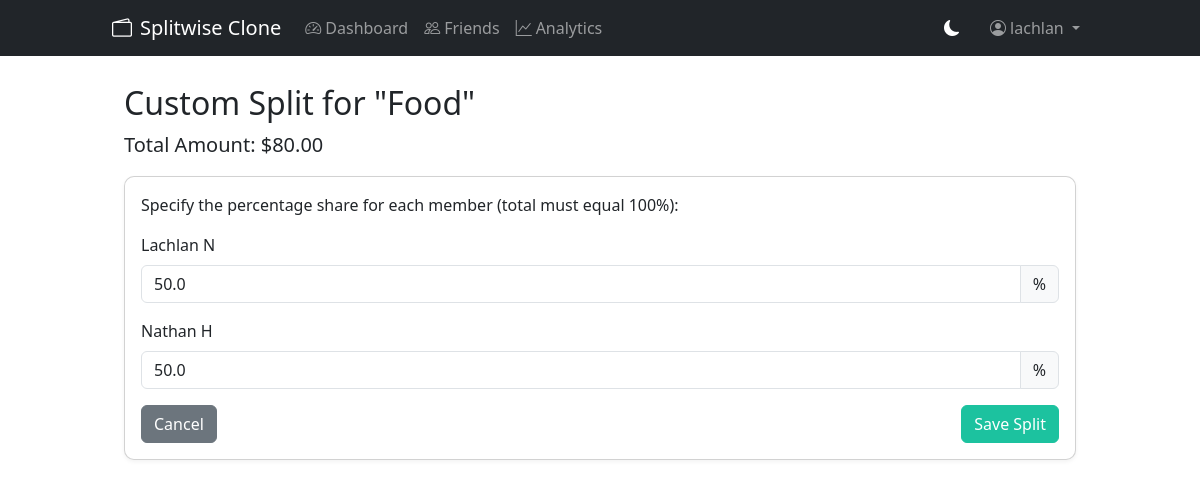
Page /expense/1/custom_split (signed in) on the committed database.
### models.py (models this page shows, shortened)
class User(UserMixin, db.Model):
    id = db.Column(db.Integer, primary_key=True)
    username = db.Column(db.String(80), unique=True, nullable=False)
    first_name = db.Column(db.String(50), nullable=True)
    last_name = db.Column(db.String(50), nullable=True)
    display_name = db.Column(db.String(100), nullable=True)
    email = db.Column(db.String(120), unique=True, nullable=True)
    password = db.Column(db.String(255), nullable=False)
    expenses_paid = db.relationship('Expense', back_populates='paid_by')
    groups = db.relationship('Group', secondary=group_members, back_populates='members')
    friends = db.relationship('User',
        secondary=friendships,
        primaryjoin='User.id==friendships.c.user_id',
        secondaryjoin='User.id==friendships.c.friend_id',
        lazy='dynamic'
    )
    friend_requests_sent = db.relationship('FriendRequest',
        foreign_keys='FriendRequest.sender_id',
        backref=db.backref('sender', lazy=True),
        lazy='dynamic'
    )
    friend_requests_received = db.relationship('FriendRequest',
        foreign_keys='FriendRequest.receiver_id',
        backref=db.backref('receiver', lazy=True),
        lazy='dynamic'
    )
    group_invites_received = db.relationship('GroupInvite',
        foreign_keys='GroupInvite.invitee_id',
        back_populates='invitee'
    )
    group_invites_sent = db.relationship('GroupInvite',
        foreign_keys='GroupInvite.inviter_id',
        back_populates='inviter'
    )

class Expense(db.Model):
    id = db.Column(db.Integer, primary_key=True)
    description = db.Column(db.String(200), nullable=False)
    amount = db.Column(db.Float, nullable=False)
    date = db.Column(db.DateTime, nullable=False, default=datetime.utcnow)
    timestamp = db.Column(db.DateTime, nullable=False, default=datetime.utcnow)  # Keep both for backward compatibility
    category = db.Column(db.String(50), nullable=False, default='Other')
    paid_by_id = db.Column(db.Integer, db.ForeignKey('user.id'), nullable=False)
    group_id = db.Column(db.Integer, db.ForeignKey('group.id'), nullable=False)
    paid_by = db.relationship('User', back_populates='expenses_paid')
    group = db.relationship('Group', back_populates='expenses')
    shares = db.relationship('ExpenseShare', back_populates='expense', cascade='all, delete-orphan')

### app.py (the view, shortened to what this page needs)
@app.route('/expense/<int:expense_id>/custom_split', methods=['GET', 'POST'])
@login_required
def custom_split(expense_id):
    expense = Expense.query.get_or_404(expense_id)
    if current_user not in expense.group.members:
        flash('You are not a member of this group.', 'danger')
        return redirect(url_for('dashboard'))
    return render_template('custom_split.html', expense=expense)

### app.py (called while the page is built)
@login_manager.user_loader
def load_user(user_id):
    return User.query.get(int(user_id))

### templates/custom_split.html (shortened to what this page needs)
{% extends "base.html" %}
{% block content %}
<div class="container mt-4">
    <h2>Custom Split for "{{ expense.description }}"</h2>
    <p class="lead">Total Amount: ${{ "%.2f"|format(expense.amount) }}</p>
    <div class="card">
        <div class="card-body">
            <form method="POST">
                <div class="mb-3">
                    <p>Specify the percentage share for each member (total must equal 100%):</p>
                </div>
                {% for member in expense.group.members %}
                <div class="mb-3">
                    <label for="share_{{ member.id }}" class="form-label">
                        {{ member.display_name or member.username }}
                    </label>
                    <div class="input-group">
                        <input type="number"
                               class="form-control"
                               id="share_{{ member.id }}"
                               name="share_{{ member.id }}"
                               min="0"
                               max="100"
                               step="0.01"
                               value="{{ 100 / expense.group.members|length if member in expense.group.members else 0 }}"
                               required>
                        <span class="input-group-text">%</span>
                    </div>
                </div>
                {% endfor %}
                <div class="d-flex justify-content-between">
                    <a href="{{ url_for('group_details', group_id=expense.group.id) }}" class="btn btn-secondary">Cancel</a>
                    <button type="submit" class="btn btn-primary">Save Split</button>
                </div>
            </form>
        </div>
    </div>
</div>
{% endblock %}

### templates/base.html (shortened to what this page needs)
<!DOCTYPE html>
<html lang="en" data-bs-theme="light">
<head>
    <link href="https://cdn.jsdelivr.net/npm/bootstrap@5.3.0/dist/css/bootstrap.min.css" rel="stylesheet">
    <link rel="stylesheet" href="https://cdn.jsdelivr.net/npm/bootstrap-icons@1.7.2/font/bootstrap-icons.css">
</head>
<body>
    <nav class="navbar navbar-expand-lg navbar-dark bg-dark fixed-top">
        <div class="container">
            <a class="navbar-brand" href="{{ url_for('home') }}">
                <i class="bi bi-wallet2 me-2"></i>Splitwise Clone
            </a>
            <div class="collapse navbar-collapse" id="navbarNav">
                <ul class="navbar-nav me-auto">
                    {% if current_user.is_authenticated %}
                    <li class="nav-item">
                        <a class="nav-link" href="{{ url_for('dashboard') }}">
                            <i class="bi bi-speedometer2 me-1"></i>Dashboard
                        </a>
                    </li>
                    <li class="nav-item">
                        <a class="nav-link" href="{{ url_for('friends') }}">
                            <i class="bi bi-people me-1"></i>Friends
                        </a>
                    </li>
                    <li class="nav-item">
                        <a class="nav-link" href="{{ url_for('analytics') }}">
                            <i class="bi bi-graph-up me-1"></i>Analytics
                        </a>
                    </li>
                    {% endif %}
                </ul>
                <ul class="navbar-nav align-items-center">
                    <li class="nav-item">
                        <div class="dark-mode-toggle" onclick="toggleDarkMode()">
                            <i class="bi bi-moon-fill" id="darkModeIcon"></i>
                        </div>
                    </li>
                    {% if current_user.is_authenticated %}
                    <li class="nav-item dropdown">
                        <a class="nav-link dropdown-toggle" href="#" id="navbarDropdown" role="button" data-bs-toggle="dropdown">
                            <i class="bi bi-person-circle me-1"></i>{{ current_user.username }}
                        </a>
                    </li>
                    {% endif %}
                </ul>
            </div>
        </div>
    </nav>
    <div class="container mt-4">
        {% block content %}{% endblock %}
    </div>
</body>
</html>

### rows in the picture
User: username "lachlan", display_name "Lachlan N", group "50.0"
Expense: description "Food", amount "80.00"
User: display_name "Nathan H", group "50.0"
